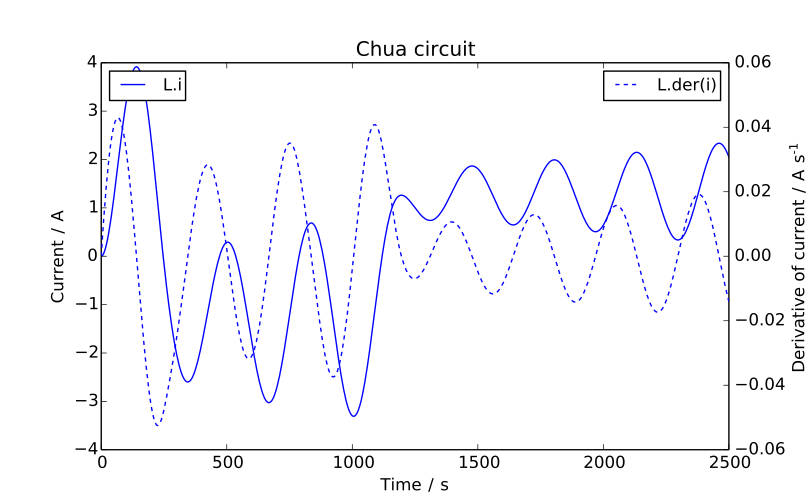

Write the Python code that produced this figure.
#!/usr/bin/python
"""Example of SimRes.plot()
"""

# pylint: disable=I0011, C0103

from modelicares import SimRes

sim = SimRes('ChuaCircuit.mat')
sim.plot(ynames1='L.i', ylabel1="Current",
         ynames2='L.der(i)', ylabel2="Derivative of current",
         title="Chua circuit")
